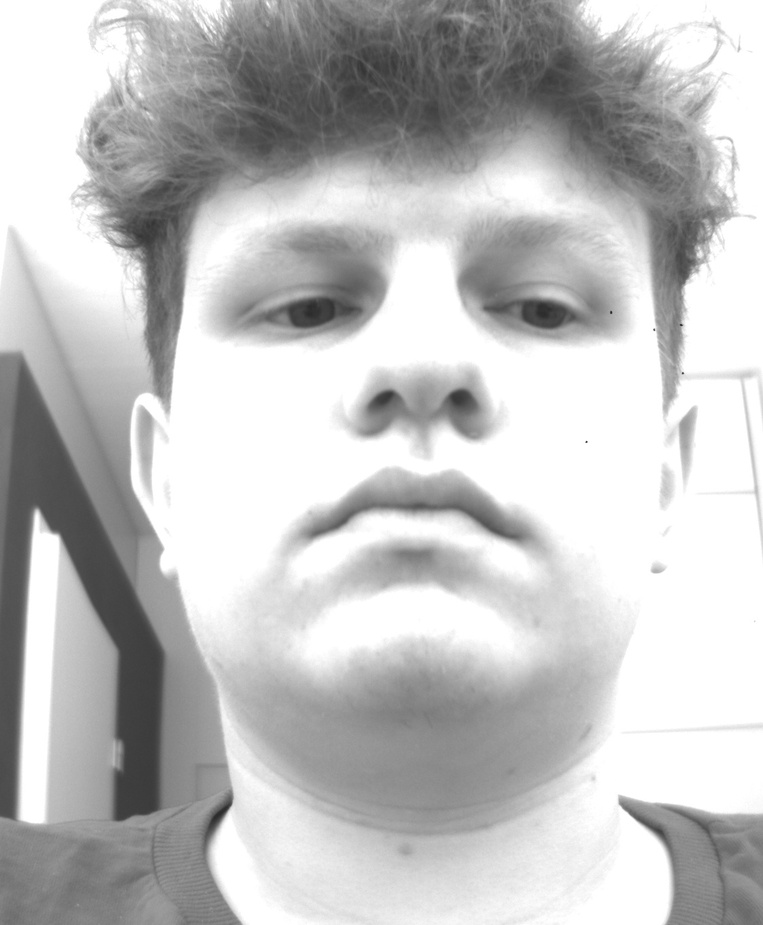
#> input picture camera_output/circle3/000047_fc_153_processed.jpg, 763 x 925 px, shrunk from 1124 x 1364 before the run
$ python detection.py
#> lines starting #> are read from the running program, lines starting #| are printed output that depends on the picture; after the words box and inside, x2 and y2 are one past the last pixel; in counts of white or black regions, pixels touching at a corner belong together
import cv2

# opencv face and eye detection of pictures
face_cascade = cv2.CascadeClassifier(cv2.data.haarcascades + 'haarcascade_frontalface_default.xml')
eye_cascade = cv2.CascadeClassifier(cv2.data.haarcascades + 'haarcascade_eye.xml')

img = cv2.imread("camera_output/circle3/000047_fc_153_processed.jpg")
#> img is the input picture: shape (925, 763, 3); min 34, max 255, mean 192.2


face = face_cascade.detectMultiScale(img, 1.05, 4)
#> face = [[113, 58, 603, 603]]

for (x, y, w, h) in face:
    cv2.rectangle(img, (y, x), (y + h, x + w), (255, 0, 0), 5)
    roi_img = img[x: x + w, y: y + h]
    eyes = eye_cascade.detectMultiScale(roi_img, 1.05, 150)
    for (ex, ey, ew, eh) in eyes:
        cv2.rectangle(roi_img, [ex, ey], [ex + ew, ey + eh], (0, 255, 0), 5)
    if len(eyes) == 2:
        eyes_x_low = eyes[1][0] if eyes[1][0] < eyes[0][0] else eyes[0][0]
        eyes_y_low = eyes[1][1] if eyes[1][1] < eyes[0][1] else eyes[0][1]
        eyes_x_high = eyes[0][0] if eyes[1][0] < eyes[0][0] else eyes[1][0]
        eyes_y_high = eyes[0][1] if eyes[1][1] < eyes[0][1] else eyes[1][1]
        eyes_w = eyes[1][2] if eyes[1][2] > eyes[0][2] else eyes[0][2]
        eyes_h = eyes[1][3] if eyes[1][3] > eyes[0][3] else eyes[0][3]
    else:
        eyes_x_low, eyes_y_low, eyes_x_high, eyes_y_high, eyes_w, eyes_h = 0, 0, 0, 0, 0, 0
    roi = [eyes_x_low, eyes_y_low, eyes_x_high, eyes_y_high, eyes_w, eyes_h]

    cv2.rectangle(roi_img, [roi[0], roi[1]], [roi[2]+roi[4], roi[3]+roi[5]], (0, 0, 255), 1)
#> this loop made 1 pass
#> (x, y, w, h, eyes_x_low, eyes_y_low, eyes_x_high, eyes_y_high) on pass 1: (113, 58, 603, 603, 0, 0, 0, 0)
#> pass 1, `roi_img = img[x: x + w, y: y + h]`:
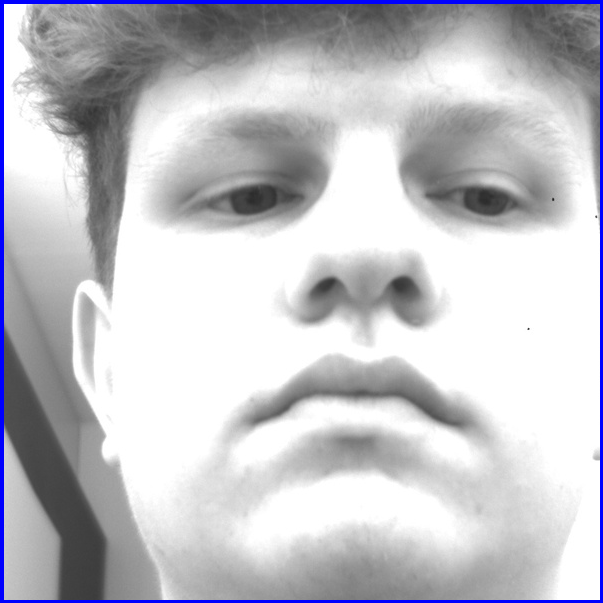
#> roi_img: shape (603, 603, 3); mean B, G, R 199.1, 193.2, 193.2
#> after the loop:
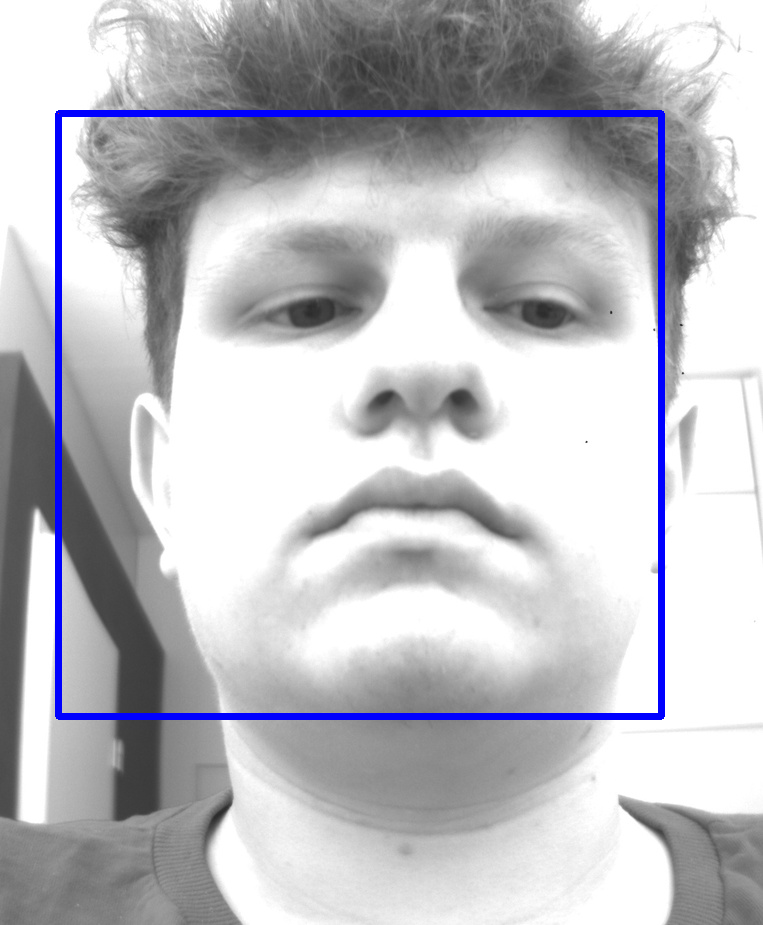
#> img: shape (925, 763, 3); 2.39% of pixels changed, all inside (x1, y1, x2, y2) = (55, 110, 665, 720)
#> after the loop: roi_img: shape (603, 603, 3); under 0.01% of pixels changed, all inside (x1, y1, x2, y2) = (0, 0, 1, 1)

cv2.imshow('roi_img', roi_img)
cv2.imshow('img', img)
cv2.waitKey(0)
cv2.destroyAllWindows()
